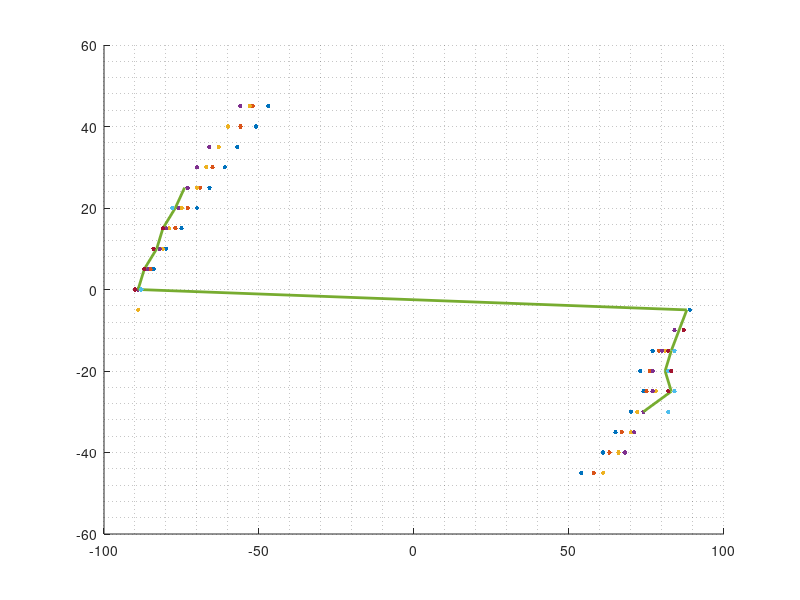

Recreate this plot in MATLAB. (Note: this script raises an error after producing the figure.)
%% Grafica Errores de Desplazamiento de NAO
close all
clear all
clc
%% 
XY_pos=[];
XY_neg=[];
orden = 1;
hold on
grid minor
% [X, Y] = textread('files/CalibracionPromedio3.txt','%d %d');
% plot(X,Y,'og');
% halfX=floor(length(X)/2);
% P = polyfit(X(1:halfX,:),Y(1:halfX,:), orden)
% P_val = polyval(P,X(1:halfX,:));
% plot(X(1:halfX,:),P_val,'-.b');
% 
% halfX=ceil(length(X)/2);
% P = polyfit(X(halfX:length(X),:),Y(halfX:length(X),:), orden)
% P_val = polyval(P,X(halfX:length(X),:));
% plot(X(halfX:length(X),:),P_val,'-.b');
%% 20cm
[Y, X] = textread('files/CalibracionPromedio4_20.txt','%d %d');
plot(X,Y,'.','LineWidth',2,'markersize',10);

halfX=ceil(length(X)/2);
% P_20 = polyfit(X(halfX:length(X),:),Y(halfX:length(X),:), orden)
XY_pos=[XY_pos;X(halfX:length(X),:),Y(halfX:length(X))];
% P_val = polyval(P_20,X(halfX:length(X),:));
% plot(X(halfX:length(X),:),P_val,'-.','LineWidth',2,'markersize',10);
% 
halfX=floor(length(X)/2);
% P_20 = polyfit(X(1:halfX,:),Y(1:halfX,:), orden)
XY_neg=[XY_neg;X(1:halfX,:),Y(1:halfX,:)];
% P_val = polyval(P_20,X(1:halfX,:));
% plot(X(1:halfX,:),P_val,'-.','LineWidth',2,'markersize',10);

%% 30cm
[Y, X] = textread('files/CalibracionPromedio5_30.txt','%d %d');
plot(X,Y,'.','LineWidth',2,'markersize',10);

halfX=ceil(length(X)/2);
% P_30 = polyfit(X(halfX:length(X),:),Y(halfX:length(X),:), orden)
XY_pos=[XY_pos;X(halfX:length(X),:),Y(halfX:length(X))];
% P_val = polyval(P_30,X(halfX:length(X),:));
% plot(X(halfX:length(X),:),P_val,'-.','LineWidth',2,'markersize',10);
% 
halfX=floor(length(X)/2);
% P_30 = polyfit(X(1:halfX,:),Y(1:halfX,:), orden)
XY_neg=[XY_neg;X(1:halfX,:),Y(1:halfX,:)];
% P_val = polyval(P_30,X(1:halfX,:));
% plot(X(1:halfX,:),P_val,'-.','LineWidth',2,'markersize',10);


%% 40cm
[Y, X] = textread('files/CalibracionPromedio6_40.txt','%d %d');
plot(X,Y,'.','LineWidth',2,'markersize',10);

halfX=ceil(length(X)/2);
% P_40 = polyfit(X(halfX:length(X),:),Y(halfX:length(X),:), orden)
XY_pos=[XY_pos;X(halfX:length(X),:),Y(halfX:length(X))];
% P_val = polyval(P_40,X(halfX:length(X),:));
% plot(X(halfX:length(X),:),P_val,'-.','LineWidth',2,'markersize',10);
% 
halfX=floor(length(X)/2)-1;
% P_40 = polyfit(X(1:halfX,:),Y(1:halfX,:), orden)
XY_neg=[XY_neg;X(1:halfX,:),Y(1:halfX,:)];
% P_val = polyval(P_40,X(1:halfX,:));
% plot(X(1:halfX,:),P_val,'-.','LineWidth',2,'markersize',10);

%% 50cm
[Y, X] = textread('files/CalibracionPromedio7_50.txt','%d %d');
plot(X,Y,'.','LineWidth',2,'markersize',10);

halfX=ceil(length(X)/2);
% P_50 = polyfit(X(halfX:length(X),:),Y(halfX:length(X),:), orden)
XY_pos=[XY_pos;X(halfX:length(X),:),Y(halfX:length(X))];
% P_val = polyval(P_50,X(halfX:length(X),:));
% plot(X(halfX:length(X),:),P_val,'-.','LineWidth',2,'markersize',10);
% 
halfX=floor(length(X)/2)-1;
% P_50 = polyfit(X(1:halfX,:),Y(1:halfX,:), orden)
XY_neg=[XY_neg;X(1:halfX,:),Y(1:halfX,:)];
% P_val = polyval(P_50,X(1:halfX,:));
% plot(X(1:halfX,:),P_val,'-.','LineWidth',2,'markersize',10);

% 
%% 60cm
[Y, X] = textread('files/CalibracionPromedio8_60.txt','%d %d');
plot(X,Y,'','LineWidth',2,'markersize',10);

halfX=ceil(length(X)/2);
% P_60 = polyfit(X(halfX:length(X),:),Y(halfX:length(X),:), orden)
XY_pos=[XY_pos;X(halfX:length(X),:),Y(halfX:length(X))];
% P_val = polyval(P_60,X(halfX:length(X),:));
% plot(X(halfX:length(X),:),P_val,'-.','LineWidth',2,'markersize',10);
% 
halfX=floor(length(X)/2);
% P_60 = polyfit(X(1:halfX,:),Y(1:halfX,:), orden)
XY_neg=[XY_neg;X(1:halfX,:),Y(1:halfX,:)];
% P_val = polyval(P_60,X(1:halfX,:));
% plot(X(1:halfX,:),P_val,'-.','LineWidth',2,'markersize',10);

%% 70cm
[Y, X] = textread('files/CalibracionPromedio9_70.txt','%d %d');
plot(X,Y,'.','LineWidth',2,'markersize',10);

halfX=ceil(length(X)/2)+1;
% P_70 = polyfit(X(halfX:length(X),:),Y(halfX:length(X),:), orden)
XY_pos=[XY_pos;X(halfX:length(X),:),Y(halfX:length(X))];
% P_val = polyval(P_70,X(halfX:length(X),:));
% plot(X(halfX:length(X),:),P_val,'-.','LineWidth',2,'markersize',10);
% 
halfX=floor(length(X)/2);
% P_70 = polyfit(X(1:halfX,:),Y(1:halfX,:), orden)
XY_neg=[XY_neg;X(1:halfX,:),Y(1:halfX,:)];
% P_val = polyval(P_70,X(1:halfX,:));
% plot(X(1:halfX,:),P_val,'-.','LineWidth',2,'markersize',10);

%% 80cm
[Y, X] = textread('files/CalibracionPromedio10_80.txt','%d %d');
plot(X,Y,'.','LineWidth',2,'markersize',10)

halfX=ceil(length(X)/2)+1;
% P_80 = polyfit(X(halfX:length(X),:),Y(halfX:length(X),:), orden)
XY_pos=[XY_pos;X(halfX:length(X),:),Y(halfX:length(X))];
% P_val = polyval(P_80,X(halfX:length(X),:));
% plot(X(halfX:length(X),:),P_val,'-.','LineWidth',2,'markersize',10);
% 
halfX=floor(length(X)/2);
% P_80 = polyfit(X(1:halfX,:),Y(1:halfX,:), orden)
XY_neg=[XY_neg;X(1:halfX,:),Y(1:halfX,:)];
% P_val = polyval(P_80,X(1:halfX,:));
% plot(X(1:halfX,:),P_val,'-.','LineWidth',2,'markersize',10);

%% Angulo real positivo y angulo Hough negativo 
% plot(XY_pos(:,1),XY_pos(:,2),'xr')
P_gral_pos = polyfit(XY_pos(:,1),XY_pos(:,2), orden)
P_val_pos = polyval(P_gral_pos,XY_pos(:,1));
% plot(XY_pos(:,1),P_val_pos,'-m','LineWidth',3,'markersize',10);
% plot(XY_neg(:,1),XY_neg(:,2),'xb')

%% Angulo real negativo y angulo Hough positivo 
P_gral_neg = polyfit(XY_neg(:,1),XY_neg(:,2), orden)
P_val_neg = polyval(P_gral_neg,XY_neg(:,1));
% plot(XY_neg(:,1),P_val_neg,'-m','LineWidth',3,'markersize',10);
% plot(XY_neg(:,1),XY_neg(:,2),'xb')

A1 = -95:1:0;
P131 = 0.005*A1.^3 + 0.305*A1.^2 + 6.315*A1 + 115.45;
P132 = -0.0000*A1.^3 - 0.0129*A1.^2 - 0.5036*A1 + 49.8447;
P121 = -0.005*A1.^2 + 0.1515*A1 + 85.15;
P122 = -0.0104*A1.^2 - 0.3346*A1 + 53.6451;
P111 = 1.4*A1 + 125; % Promedio de coeficientes de Polinomios
P112 = 1.1474*A1 + 104.6712; % Polinomio de nube de puntos

A2 = 0:1:95;
P231 = 0.0001*A2.^3 - 0.0054*A2.^2 + 0.805*A2 - 89.64;
P232 = -0.0001*A2.^3 + 0.0353*A2.^2 - 2.0903*A2 - 18.8134;
P221 = 0.007*A2.^2 + 0.6*A2 - 88.98;
P222 = 0.0099*A2.^2 - 0.2782*A2 - 61.4467;
P211 = 1.8*A2 - 160; % Promedio de coeficientes de Polinomios
P212 = 1.1765*A2 - 113.8521; % Polinomio de nube de puntos

plot(A1,P111,'-k','LineWidth',2,'markersize',10);
% plot(A1,P112,'-r','LineWidth',2,'markersize',10);
% plot(A1,P121,'-r','LineWidth',2,'markersize',10);
% plot(A1,P122,'-r','LineWidth',2,'markersize',10);
% plot(A1,P131,'-b','LineWidth',2,'markersize',10);
% plot(A1,P132,'-b','LineWidth',2,'markersize',10);

plot(A2,P211,'-k','LineWidth',2,'markersize',10);
% plot(A2,P212,'-r','LineWidth',2,'markersize',10);
% plot(A2,P221,'-r','LineWidth',2,'markersize',10);
% plot(A2,P222,'-r','LineWidth',2,'markersize',10);
% plot(A2,P231,'-b','LineWidth',2,'markersize',10);
% plot(A2,P232,'-b','LineWidth',2,'markersize',10);

hold off
title('Calibracion de Rotaciones', 'FontSize',20,'FontWeight','bold','Color','k')
xlabel('Angulo[Hough]', 'FontSize',15,'FontWeight','bold','Color','k')
ylabel('Angulo[Real]','FontSize',15,'FontWeight','bold','Color','k')

%% Polinomios de Grado 1
% P_20 = 1.0579*A + 94.5434
% P_30 = 1.2150*A + 108.4583
% P_40 = 1.2880*A + 115.6092
% P_50 = 1.4056*A + 126.4475
% P_60 = 1.6229*A + 145.3033
% P_70 = 1.8786*A + 167.0520
% P_80 = 1.6667*A + 150.0000
% 
% P1 = 1.447814286*A + 129.6305286
%
% P_20 = 1.2280*A - 113.2817
% P_30 = 1.4052*A - 128.3229
% P_40 = 1.3410*A - 127.7011
% P_50 = 1.9730*A - 174.6691
% P_60 = 1.6634*A - 155.0681
% P_70 = 2.9762*A - 269.4048
% P_80 = 2.0588*A - 189.4118
%
% P2 = 1.806514286*A - 165.4085
% 
%% Polinomios de Grado 2
% P_20 = -0.0012*A?2 + 0.7261*A + 91.0000
% P_30 = -0.0138*A?2 - 0.1357*A + 79.7381
% P_40 = -0.0105*A?2 + 0.0857*A + 85.9048
% P_50 = -0.0005*A?2 + 0.4690*A + 87.9286
% P_60 = -0.0700*A?2 - 2.6500*A + 58.2500
% P_70 = 0.0171*A?2  + 0.8857*A + 93.8000
% P_80 = 0.0400*A?2  + 1.6800*A + 99.4000
% 
% P1 = -0.005*A?2 + 0.1515*A + 85.15
%
% P_20 = -0.0005*A?2 + 0.9647*A - 89.4818
% P_30 = 0.0011*A?2  + 0.7709*A - 88.9110
% P_40 = 0.0029*A?2  + 0.6353*A - 88.6107
% P_50 = 0.0045*A?2  + 0.5048*A - 88.4909
% P_60 = 0.0036*A?2  + 0.5221*A - 89.1786
% P_70 = 0.0114*A?2  + 0.2914*A - 88.2286
% P_80 = -0.0000*A?2 + 0.6000*A - 90.0000
%
% P2 = 0.007*A?2 + 0.6*A - 88.98
% 
%% Polinomios de Grado 3
% P_20 = 0.0010*A?3 + 0.0725*A?2 + 2.2795*A + 99.1111
% P_30 = 0.0000*A?3 - 0.0138*A?2 - 0.1357*A + 79.7381
% P_40 = -0.0009*A?3 - 0.0905*A?2 - 2.1587*A + 66.5714
% P_50 = 0.0009*A?3 + 0.0662*A?2 + 1.9802*A + 97.9286
% P_60 = 0.0200*A?3 + 1.2800*A?2 + 26.7000*A + 263.0000
% P_70 = 0.0033*A?3 + 0.2171*A?2 + 4.6024*A + 114.8000
% P_80 = 0.0107*A?3 + 0.6000*A?2 + 10.9333*A + 147.0000
% 
% P1 = 0.005*A?3 + 0.305*A?2 + 6.315*A + 115.45
%
% P_-20 = 0.0001*A?3 - 0.0064*A?2 + 1.0668*A - 89.7608
% P_-30 = 0.0000*A?3 - 0.0003*A?2 + 0.7952*A - 88.9742
% P_-40 = 0.0002*A?3 - 0.0073*A?2 + 0.8060*A - 89.0059
% P_-50 = 0.0002*A?3 - 0.0097*A?2 + 0.7481*A - 89.1517
% P_-60 = -0.0002*A?3 + 0.0119*A?2 + 0.4460*A - 89.0952
% P_-70 = -0.0013*A?3 + 0.0514*A?2 + 0.0048*A - 88.0286
% P_-80 = 0.0000*A?3 - 0.0000*A?2 + 0.6000*A - 90.0000
%
% P2 = 0.0001*A?3 - 0.0054*A?2 + 0.805*A - 89.64
% 